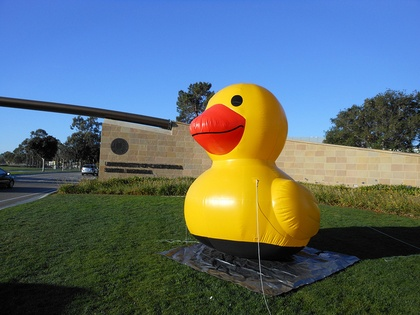
%> input picture HW2/HW2_MATLAB/UCSB_gate.jpg, 420 x 315 px, shrunk from 640 x 480 before the run
$ octave testtest.m   (GNU Octave 9; MATLAB toolbox functions it lacks are replaced by stand-ins)
%> lines starting %> are read from the running program, lines starting %| are printed output that depends on the picture
%% read and show original
clear all;

I = rgb2gray(imread('UCSB_gate.jpg'));
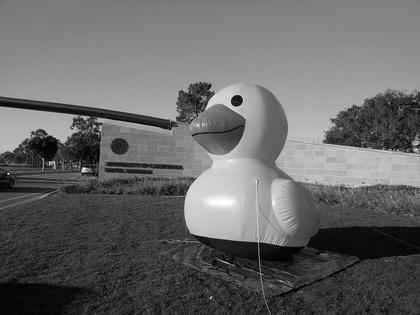
%> I: size 315x420 uint8; min 0, max 254, mean 103.1

figure
subplot(2,2,1);
imshow(I);
subplot(2,2,2);
histogram(I);

%% Count number of each grayscale
[m,n] = size(I);
%> m = 315; n = 420
pixel_num = zeros(1,256);

for i = 1:m
    for j = 1:n
        pixel_num(I(i,j) + 1) = pixel_num(I(i,j) + 1) + 1;
    end
end
%> after the loop, pixel_num = 256 values, max 1615 at index 130, min 0 at index 256, mean 516.8

%% check if total number of grayscale counts equal to the number of total pixels
total_pixel_num = 0;

for i = 1:256
    total_pixel_num = total_pixel_num + pixel_num(i);
end
%> this loop made 256 passes
%> total_pixel_num on passes 1 to 3: 17, 67, 148
%> after the loop, total_pixel_num = 132300

%% calculate the probability of each grayscale bin
pixel_prob = zeros(1,256);
pixel_total = m * n;
%> pixel_total = 132300

for i = 1:256
    pixel_prob(i) = pixel_num(i) / pixel_total;
end
%> after the loop, pixel_prob = 256 values, max 0.0122 at index 130, min 0 at index 256, mean 0.00391

%% check if pixel_prob adds up to 1
one = 0;

for i = 1:256
    one = one + pixel_prob(i);
end
%> this loop made 256 passes
%> one on passes 1 to 3: 0.000128, 0.000506, 0.00112
%> after the loop, one = 1

%% the CDF
pixel_cum = zeros(1,256);

for i = 1:256
    if i == 1
        pixel_cum(i) = pixel_prob(i);
    else
        pixel_cum(i) = pixel_cum(i - 1) + pixel_prob(i);
    end
end
%> after the loop, pixel_cum = 256 values from 0.000128 to 1

%% make CDF integer
% pixel_cum_int = uint8((pixel_cum + 0.5) * 255);
pixel_cum_int = uint8(255 * pixel_cum + 0.5 );
%> pixel_cum_int = 256 values from 1 to 255

%% make the new image
I_new = uint8(zeros(m,n));

for i = 1:m
    for j = 1:n
        I_new(i,j) = pixel_cum_int(I(i,j)+1);
    end
end
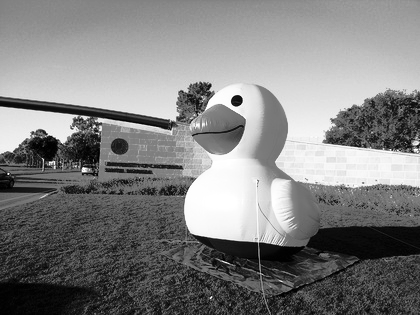
%> I_new: size 315x420 uint8; min 1, max 255, mean 128.8

subplot(2,2,3);
imshow(I_new);
subplot(2,2,4);
histogram(I_new);
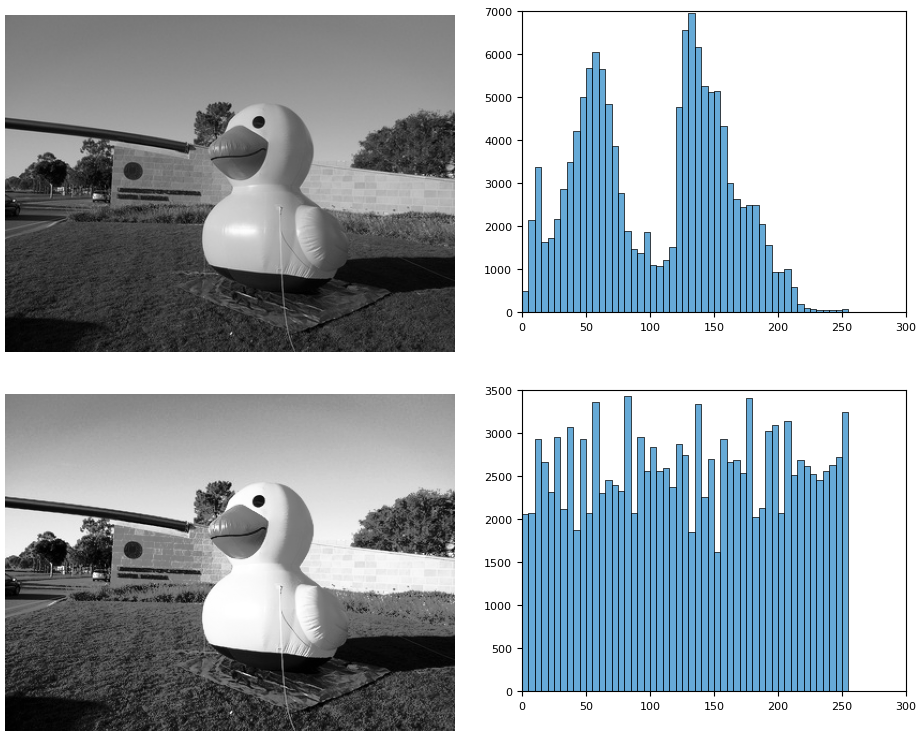
%> figure redrawn from the program's plot data, 4 panels

$ run again, with HW2/HW2_MATLAB/Leopard.jpg copied over HW2/HW2_MATLAB/UCSB_gate.jpg
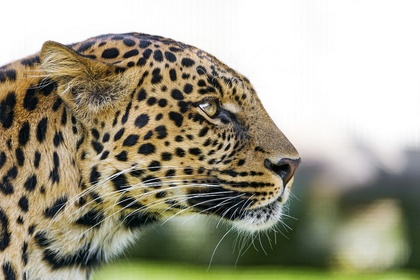
%> input picture HW2/HW2_MATLAB/Leopard.jpg, 420 x 280 px, shrunk from 640 x 426 before the run
%> after the loop `for i = 1:m`: pixel_num = 256 values, max 23712 at index 255, min 0 at index 256, mean 459.4
%> the loop `for i = 1:256` made 256 passes
%> total_pixel_num on passes 1 to 3: 11, 64, 130
%> after the loop `for i = 1:256`: total_pixel_num = 117600
%> after the loop `for i = 1:256`: pixel_prob = 256 values, max 0.202 at index 255, min 0 at index 256, mean 0.00391
%> the loop `for i = 1:256` made 256 passes
%> one on passes 1 to 3: 9.35e-05, 0.000544, 0.00111
%> after the loop `for i = 1:256`: one = 1
%> after the loop `for i = 1:256`: pixel_cum = 256 values from 9.35e-05 to 1
%> pixel_cum_int = 256 values from 1 to 255
%> after the loop `for i = 1:m`:
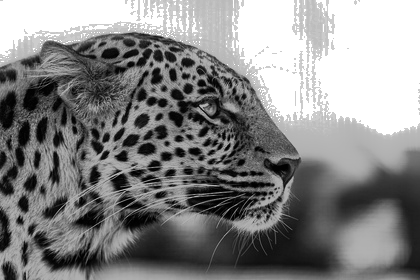
%> I_new: size 280x420 uint8; min 1, max 255, mean 133.6
%> `histogram(I_new);`:
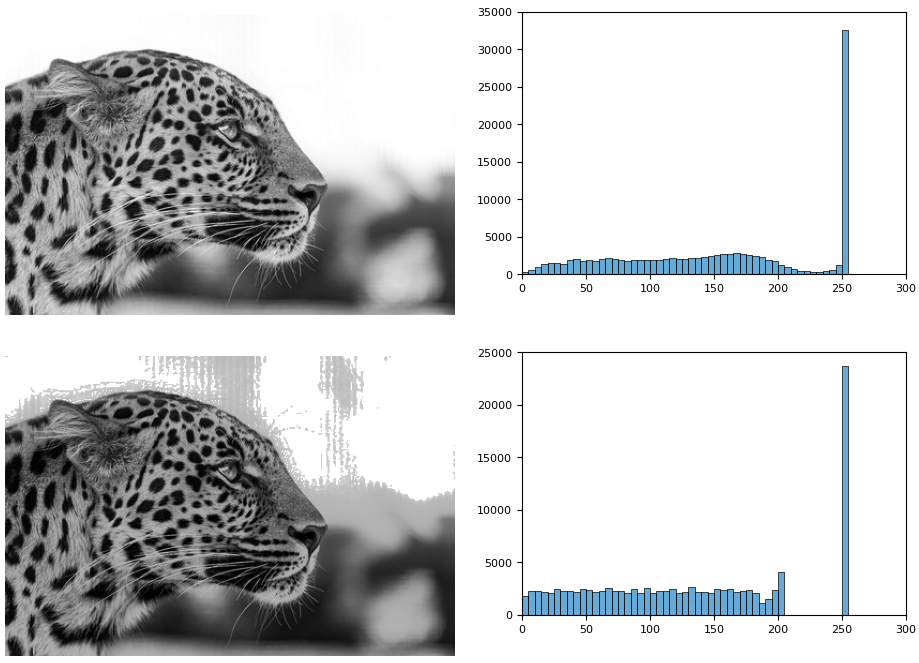
%> figure redrawn from the program's plot data, 4 panels

$ run again, with HW2/HW2_MATLAB/storke_tower.jpg copied over HW2/HW2_MATLAB/UCSB_gate.jpg
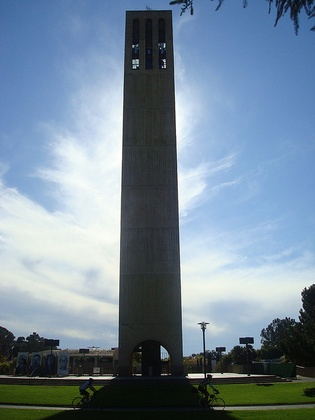
%> input picture HW2/HW2_MATLAB/storke_tower.jpg, 315 x 420 px, shrunk from 480 x 640 before the run
%> `I = rgb2gray(imread('UCSB_gate.jpg'));`:
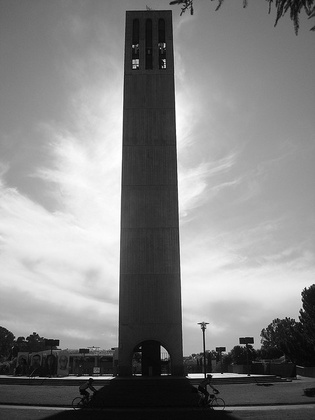
%> I: size 420x315 uint8; min 0, max 255, mean 132.3
%> after the loop `for i = 1:m`: pixel_num = 256 values, max 1506 at index 12, min 0 at index 256, mean 516.8
%> the loop `for i = 1:256` made 256 passes
%> total_pixel_num on passes 1 to 3: 2, 17, 41
%> after the loop `for i = 1:256`: total_pixel_num = 132300
%> after the loop `for i = 1:256`: pixel_prob = 256 values, max 0.0114 at index 12, min 0 at index 256, mean 0.00391
%> the loop `for i = 1:256` made 256 passes
%> one on passes 1 to 3: 1.51e-05, 0.000128, 0.00031
%> after the loop `for i = 1:256`: one = 1
%> after the loop `for i = 1:256`: pixel_cum = 256 values from 1.51e-05 to 1
%> pixel_cum_int = 256 values from 1 to 255
%> `histogram(I_new);`:
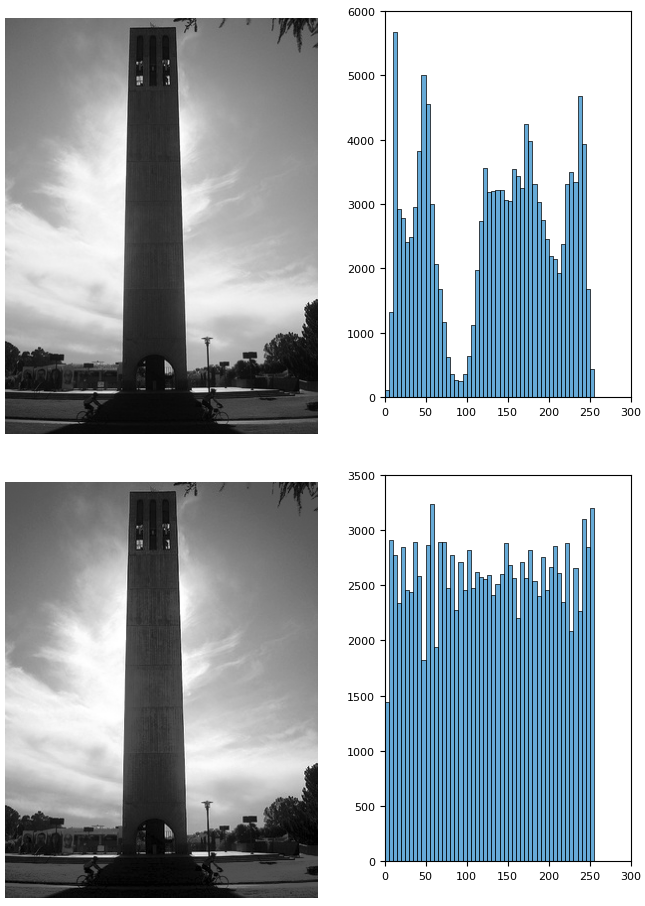
%> figure redrawn from the program's plot data, 4 panels
